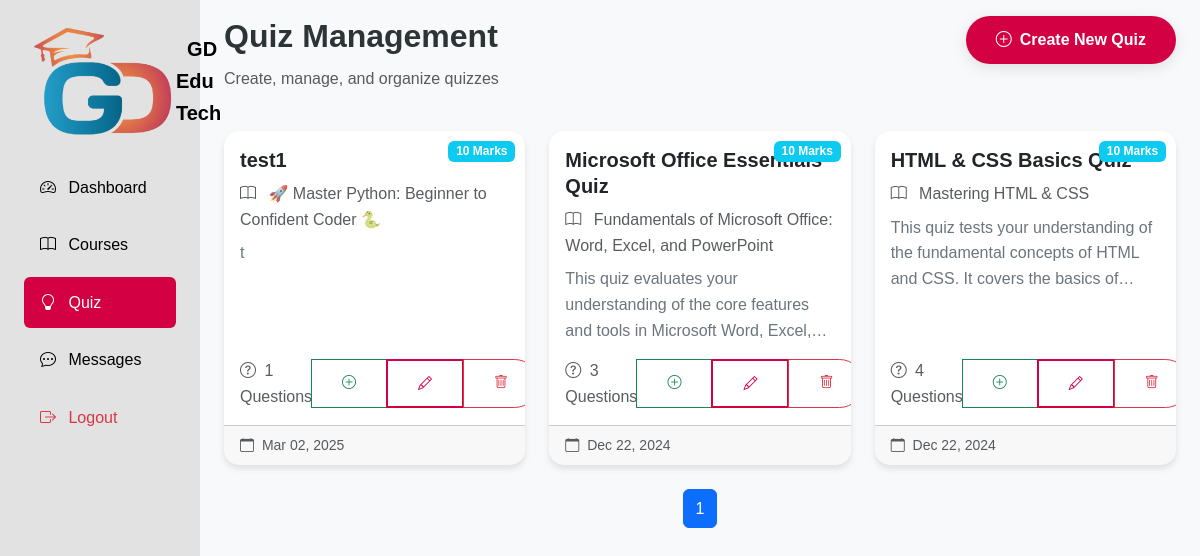
Screenshot of /staffPanel/Quiz/index.php (signed in) with the database file from the repository.
### tables this page shows
CREATE TABLE `Quizzes` (
  `quiz_id` int(11) NOT NULL,
  `course_id` int(11) NOT NULL,
  `title` varchar(150) NOT NULL,
  `instructions` text DEFAULT NULL,
  `total_marks` int(11) NOT NULL,
  `created_at` datetime DEFAULT current_timestamp(),
  `updated_at` datetime DEFAULT current_timestamp() ON UPDATE current_timestamp()
);

CREATE TABLE `Courses` (
  `course_id` int(11) NOT NULL,
  `title` varchar(150) NOT NULL,
  `description` text DEFAULT NULL,
  `thumbnail` varchar(255) DEFAULT NULL,
  `price` decimal(10,2) NOT NULL CHECK (`price` >= 0),
  `language` varchar(50) DEFAULT NULL,
  `level` enum('beginner','intermediate','advanced') NOT NULL,
  `created_by` int(11) NOT NULL,
  `date_created` datetime DEFAULT current_timestamp(),
  `category_id` int(11) DEFAULT NULL,
  `course_type` tinyint(1) DEFAULT 0,
  `status` enum('published','draft') DEFAULT 'published',
  `isPopular` varchar(50) DEFAULT NULL,
  `uploadedBy_id` int(11) DEFAULT NULL,
  `created_at` datetime DEFAULT current_timestamp(),
  `updated_at` datetime DEFAULT current_timestamp() ON UPDATE current_timestamp()
);

### staffPanel/Quiz/index.php (the view, shortened to what this page needs)
<?php
require_once '../../Configurations/config.php';
$page = isset($_GET['page']) ? intval($_GET['page']) : 1;
$limit = 9;
$offset = ($page - 1) * $limit;
$total_quizzes_query = mysqli_query($conn, "SELECT COUNT(*) as count FROM Quizzes");
$total_quizzes_row = mysqli_fetch_assoc($total_quizzes_query);
$total_quizzes = $total_quizzes_row['count'];
$total_pages = ceil($total_quizzes / $limit);
$query = "SELECT
            q.*,
            c.title as course_title,
            COUNT(qs.question_id) as question_count
          FROM Quizzes q
          LEFT JOIN Courses c ON q.course_id = c.course_id
          LEFT JOIN Questions qs ON q.quiz_id = qs.quiz_id
          GROUP BY q.quiz_id
          ORDER BY q.created_at DESC
          LIMIT $limit OFFSET $offset";
$result = mysqli_query($conn, $query);
?>
<!DOCTYPE html>
<html lang="en">
<head>
    <link href="https://cdn.jsdelivr.net/npm/bootstrap@5.3.2/dist/css/bootstrap.min.css" rel="stylesheet">
    <link rel="stylesheet" href="https://cdn.jsdelivr.net/npm/bootstrap-icons@1.11.1/font/bootstrap-icons.css">
    <link rel="stylesheet" href="../css/style.css">
    <link rel="stylesheet" href="../../adminPanel/css/style.css">
</head>
<body>
    <div class="container-fluid">
        <div class="row">
            <div class="col-auto col-md-3 col-xl-2 px-sm-2 px-0 sidebar">
                <div class="d-flex flex-column align-items-center align-items-sm-start px-3 pt-2 min-vh-100">
                    <a href="#" class="d-flex align-items-center pb-3 mb-md-1 mt-md-3 me-md-auto text-white text-decoration-none">
                        <span class="fs-5 fw-bolder" style="display: flex;align-items:center;color:black;">
                            <img height="35px" src="./images/edutechLogo.png" alt="">&nbsp; GD Edu Tech
                        </span>
                    </a>
                    <ul class="nav nav-pills flex-column mb-sm-auto mb-0 align-items-center align-items-sm-start w-100" id="menu">
                        <li class="w-100">
                            <a href="../" class="nav-link ">
                                <i class="bi bi-speedometer2 me-2"></i> Dashboard
                            </a>
                        </li>
                        <li class="w-100">
                            <a href="../Courses/" class="nav-link">
                                <i class="bi bi-book me-2 "></i> Courses
                            </a>
                        </li>
                        <li class="w-100">
                            <a href="./" class="nav-link active">
                                <i class="bi bi-lightbulb me-2"></i> Quiz
                            </a>
                        </li>
                        <li class="w-100">
                            <a href="../Messages/index.php" class="nav-link">
                                <i class="bi bi-chat-dots me-2"></i> Messages
                            </a>
                        </li>
                        <li class="w-100 mt-auto">
                            <a href="../logout.php" class="nav-link text-danger">
                                <i class="bi bi-box-arrow-right me-2"></i> Logout
                            </a>
                        </li>
                    </ul>
                </div>
            </div>
            <div class="col py-3">
                <div class="container-fluid">
                    <div class="row mb-4">
                        <div class="col">
                            <h2>Quiz Management</h2>
                            <p class="text-muted">Create, manage, and organize quizzes</p>
                        </div>
                        <div class="col-auto">
                            <a href="add_quiz.php" class="btn btn-primary">
                                <i class="bi bi-plus-circle me-2"></i>Create New Quiz
                            </a>
                        </div>
                    </div>
                    <div class="row row-cols-1 row-cols-md-3 g-4">
                        <?php while ($quiz = mysqli_fetch_assoc($result)): ?>
                            <div class="col">
                            <a href="course_quiz.php?course_id=<?php echo $quiz['course_id']; ?>" class="text-decoration-none">
                                <div class="card quiz-card h-100 position-relative" >
                                    <span class="badge bg-info quiz-badge">
                                        <?php echo $quiz['total_marks']; ?> Marks
                                    </span>
                                    <div class="card-body">
                                        <h5 class="card-title">
                                            <?php echo htmlspecialchars($quiz['title']); ?>
                                        </h5>
                                        <p class="text-muted mb-2">
                                            <i class="bi bi-book me-2"></i>
                                            <?php echo htmlspecialchars($quiz['course_title'] ?? 'Unassigned'); ?>
                                        </p>
                                        <p class="quiz-instructions">
                                            <?php
                                            $instructions = $quiz['instructions'] ?? 'No instructions provided.';
                                            echo htmlspecialchars(substr($instructions, 0, 200) . (strlen($instructions) > 200 ? '...' : ''));
                                            ?>
                                        </p>
                                        <div class="d-flex justify-content-between align-items-center mt-auto">
                                            <div class="text-muted">
                                                <i class="bi bi-question-circle me-1"></i>
                                                <?php echo $quiz['question_count']; ?> Questions
                                            </div>
                                            <div class="btn-group" role="group">
                                                <a href="add_question.php?quiz_id=<?php echo $quiz['quiz_id']; ?>&course_id=<?php echo $quiz['course_id']; ?>"
                                                   class="btn btn-sm btn-outline-success"
                                                   title="Manage Questions">
                                                    <i class="bi bi-plus-circle"></i>
                                                </a>
                                                <a href="edit_quiz.php?id=<?php echo $quiz['quiz_id']; ?>&course_id=<?php echo $quiz['course_id']; ?>"
                                                   class="btn btn-sm btn-outline-primary"
                                                   title="Edit Quiz">
                                                    <i class="bi bi-pencil"></i>
                                                </a>
                                                <a href="./index.php?delete=1&id=<?php echo $quiz['quiz_id']; ?>"
                                                   class="btn btn-sm btn-outline-danger"
                                                   onclick="return confirm('Are you sure? This will delete the quiz and all its questions.');"
                                                   title="Delete Quiz">
                                                    <i class="bi bi-trash"></i>
                                                </a>
                                            </div>
                                        </div>
                                    </div>
                                    <div class="card-footer text-muted d-flex justify-content-between">
                                        <small>
                                            <i class="bi bi-calendar me-1"></i>
                                            <?php echo date('M d, Y', strtotime($quiz['created_at'])); ?>
                                        </small>
                                    </div>
                                </div>
                            </div>
                        <?php endwhile; ?>
                    </div>
                    <nav aria-label="Page navigation" class="mt-4">
                        <ul class="pagination justify-content-center">
                            <?php for ($i = 1; $i <= $total_pages; $i++): ?>
                                <li class="page-item <?php echo $i == $page ? 'active' : ''; ?>">
                                    <a class="page-link" href="quiz.php?page=<?php echo $i; ?>"><?php echo $i; ?></a>
                                </li>
                            <?php endfor; ?>
                        </ul>
                    </nav>
                </div>
            </div>
        </div>
    </div>
</body>
</html>

### css/style.css (style rules this page uses)
:root { --primary: #0d7298; --primary-dark: #065d7d; --secondary: #ff6b35; --accent: #cb4d55; --accent-secondary: #d6624e; --dark: #111827; --light: #f8f9fa; --text-dark: #2d3436; --text-light: #636e72; --text-white: #ffffff; --success: #10b981; --warning: #f59e0b; --error: #ef4444; --border-radius: 12px; --card-radius: 20px; --shadow-sm: 0 1px 2px 0 rgba(0, 0, 0, 0.05); --shadow: 0 4px 6px -1px rgba(0, 0, 0, 0.1), 0 2px 4px -1px rgba(0, 0, 0, 0.06); --shadow-md: 0 10px 15px -3px rgba(0, 0, 0, 0.1), 0 4px 6px -2px rgba(0, 0, 0, 0.05); --shadow-lg: 0 20px 25px -5px rgba(0, 0, 0, 0.1), 0 10px 10px -5px rgba(0, 0, 0, 0.04); --background-gradient: linear-gradient(135deg, var(--primary) 0%, var(--secondary) 100%); --card-gradient: linear-gradient(135deg, rgba(255, 255, 255, 0.1), rgba(255, 255, 255, 0.05)); --text-gradient: linear-gradient(90deg, var(--primary), var(--secondary)); --accent-gradient: linear-gradient(90deg, var(--accent), var(--accent-secondary)); --hover-transition: all 0.3s cubic-bezier(0.4, 0, 0.2, 1); --card-hover-transform: translateY(-8px); --glass-effect: rgba(255, 255, 255, 0.1); --glass-border: 1px solid rgba(255, 255, 255, 0.18); --glass-shadow: 0 8px 32px 0 rgba(31, 38, 135, 0.15); }
* { margin: 0; padding: 0; box-sizing: border-box; }
body { font-family: 'Poppins', sans-serif; background-color: var(--light); color: var(--text-dark); line-height: 1.6; overflow-x: hidden; }
h1, h2, h3, h4, h5, h6 { font-weight: 700; line-height: 1.3; }
a { text-decoration: none; color: inherit; transition: all 0.3s ease; }
img { max-width: 100%; height: auto; }
.btn { padding: 12px 30px; border-radius: 50px; font-weight: 600; transition: var(--hover-transition); position: relative; overflow: hidden; z-index: 1; }
.btn::before { content: ''; position: absolute; top: 0; left: 0; width: 0; height: 100%; background: rgba(255, 255, 255, 0.1); transition: var(--hover-transition); z-index: -1; }
.btn-primary { background: var(--primary) !important; color: white; border: none; box-shadow: 0 4px 15px rgba(0, 0, 0, 0.1); }
.btn-outline-primary { border: 2px solid var(--primary); color: var(--primary); background: transparent; }
.row.g-4 { transition: opacity 0.3s ease; }

### adminPanel/css/style.css (style rules this page uses)
.sidebar { background: #e2e2e2 !important; min-height: 100vh; color: white; }
.nav-link { color:black; padding: 0.8rem 1rem; margin: 0.2rem 0; border-radius: 0.5rem; }
.nav-link.active { background: #d30043 !important; color: white; }
.card { border: none; border-radius: 10px; box-shadow: 0 0 15px rgba(0, 0, 0, 0.1); }
.btn-primary { background:#d30043 !important ; border-color: #d30043 !important; }
.btn-outline-primary { color: #d30043 !important ; border-color: #d30043 !important; }

### staffPanel/Quiz/index.php (style rules this page uses)
.quiz-card { transition: all 0.3s ease; border: none; border-radius: 15px; overflow: hidden; box-shadow: 0 4px 6px rgba(0,0,0,0.1); }
.quiz-card .card-body { display: flex; flex-direction: column; }
.quiz-instructions { display: -webkit-box; -webkit-line-clamp: 3; -webkit-box-orient: vertical; overflow: hidden; text-overflow: ellipsis; color: #6c757d; margin-bottom: 15px; }
.quiz-badge { position: absolute; top: 10px; right: 10px; }

### rows the page displays
quizzes: total_marks "10", title "test1", course.title "🚀 Master Python: Beginner to Confident Coder 🐍", instructions "t", question_count "1", created_at "Mar 02, 2025"
quizzes: total_marks "10", title "Microsoft Office Essentials Quiz", course.title "Fundamentals of Microsoft Office: Word, Excel, and PowerPoint", instructions "This quiz evaluates your understanding of the core features and tools in Microsoft Word,…", question_count "3", created_at "Dec 22, 2024"
quizzes: total_marks "10", title "HTML & CSS Basics Quiz", course.title "Mastering HTML & CSS", instructions "This quiz tests your understanding of the fundamental concepts of HTML and CSS. It covers the basics…", question_count "4", created_at "Dec 22, 2024"
